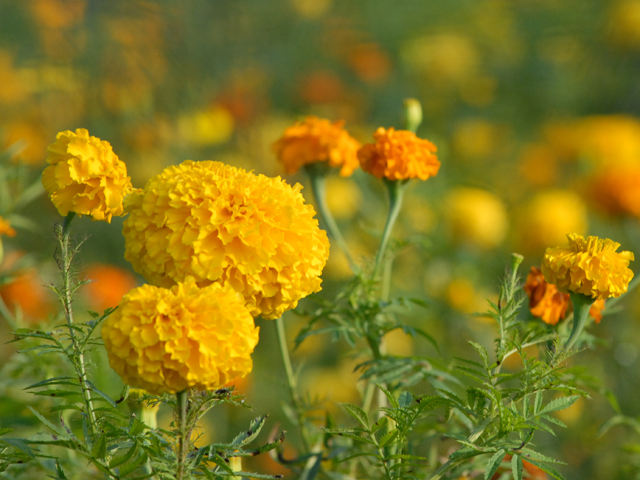
#> input picture data/flower4.jpg, 640 x 480 px
$ jupyter execute '3. Image Rotation.ipynb'
#> lines starting #> are read from the running program, lines starting #| are printed output that depends on the picture
# Image	Rotation
How	to rotate a	given image	by a certain	angle.

[cell 1]
import cv2
import numpy as np
img = cv2.imread('./data/flower4.jpg')
#> img is the input picture: shape (480, 640, 3); mean B, G, R 28.5, 119.6, 129.8
num_rows, num_cols = img.shape[:2]
#> num_rows = 480; num_cols = 640
rotation_matrix = cv2.getRotationMatrix2D((num_cols/2, num_rows/2), 30, 1)
img_rotation = cv2.warpAffine(img, rotation_matrix, (num_cols, num_rows))
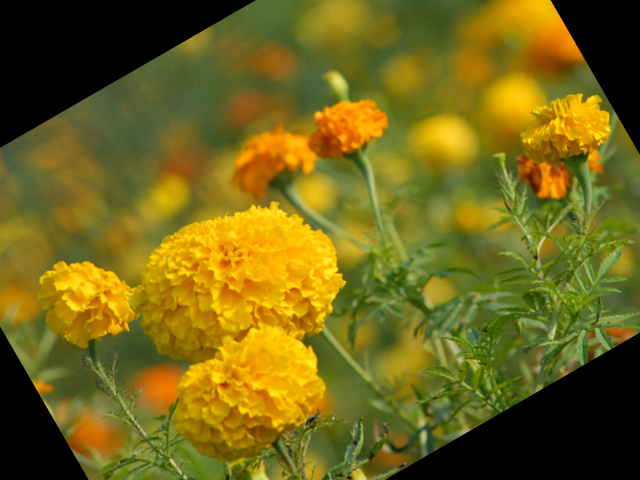
#> img_rotation: shape (480, 640, 3); mean B, G, R 22.7, 101.8, 113.8
cv2.imshow('Rotation', img_rotation)
cv2.waitKey()


$ run again, with data/flower1.jpg copied over data/flower4.jpg
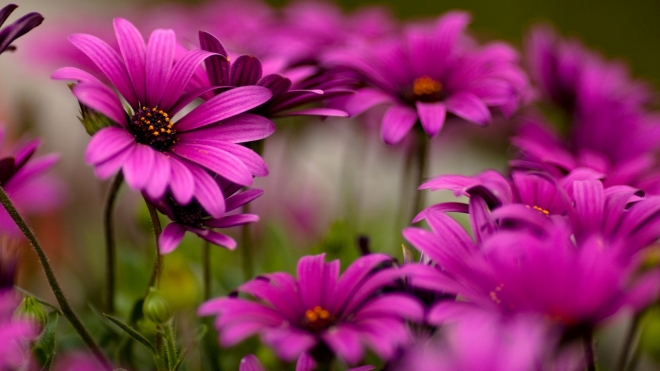
#> input picture data/flower1.jpg, 660 x 371 px
#> img is the input picture: shape (371, 660, 3); mean B, G, R 93.6, 54.3, 135.5
#> `img_rotation = cv2.warpAffine(img, rotation_matrix, (num_cols, num_row..`:
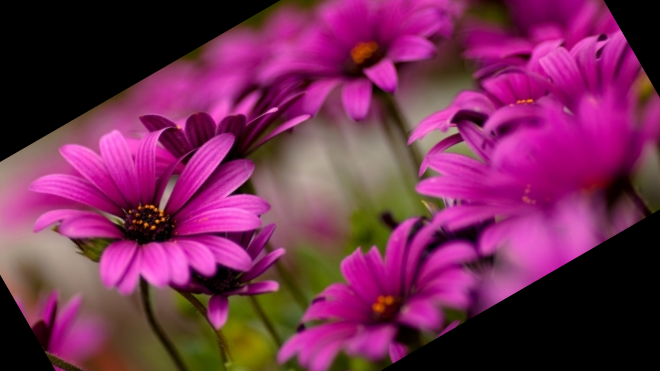
#> img_rotation: shape (371, 660, 3); mean B, G, R 83.4, 42.8, 115.9

$ run again, with data/flower3.jpg copied over data/flower4.jpg
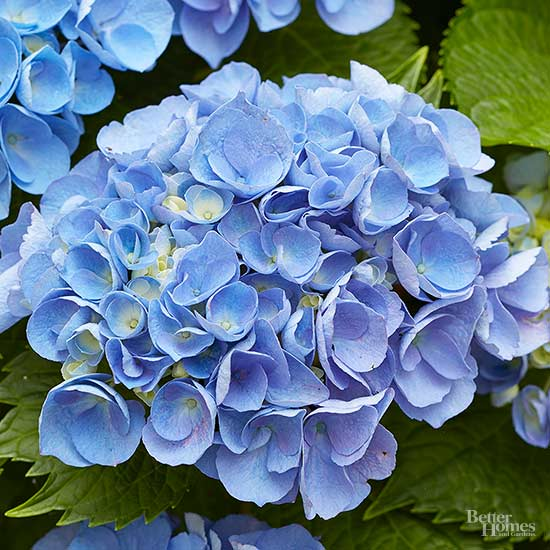
#> input picture data/flower3.jpg, 550 x 550 px
#> img is the input picture: shape (550, 550, 3); mean B, G, R 147.1, 125.8, 99.4
#> `img_rotation = cv2.warpAffine(img, rotation_matrix, (num_cols, num_row..`:
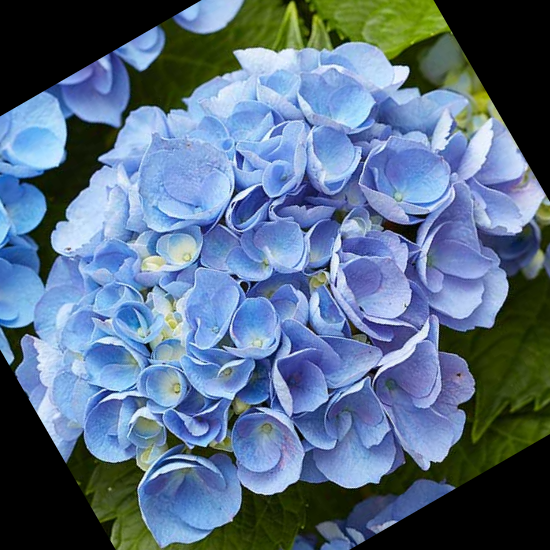
#> img_rotation: shape (550, 550, 3); mean B, G, R 134.9, 110.2, 88.3

$ run again, with data/sam.jpg copied over data/flower4.jpg
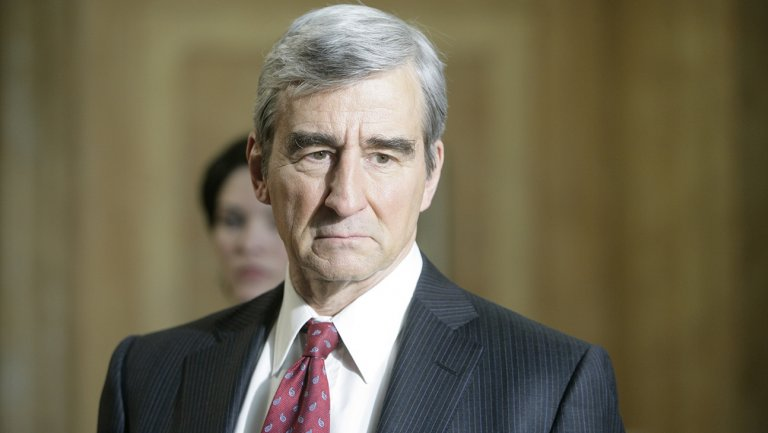
#> input picture data/sam.jpg, 768 x 433 px
#> img is the input picture: shape (433, 768, 3); mean B, G, R 81.1, 103.7, 111.4
#> `img_rotation = cv2.warpAffine(img, rotation_matrix, (num_cols, num_row..`:
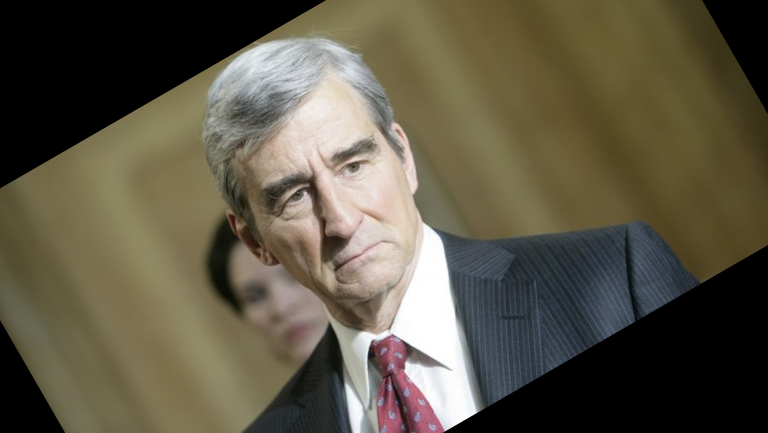
#> img_rotation: shape (433, 768, 3); mean B, G, R 70.1, 87.4, 93.8
